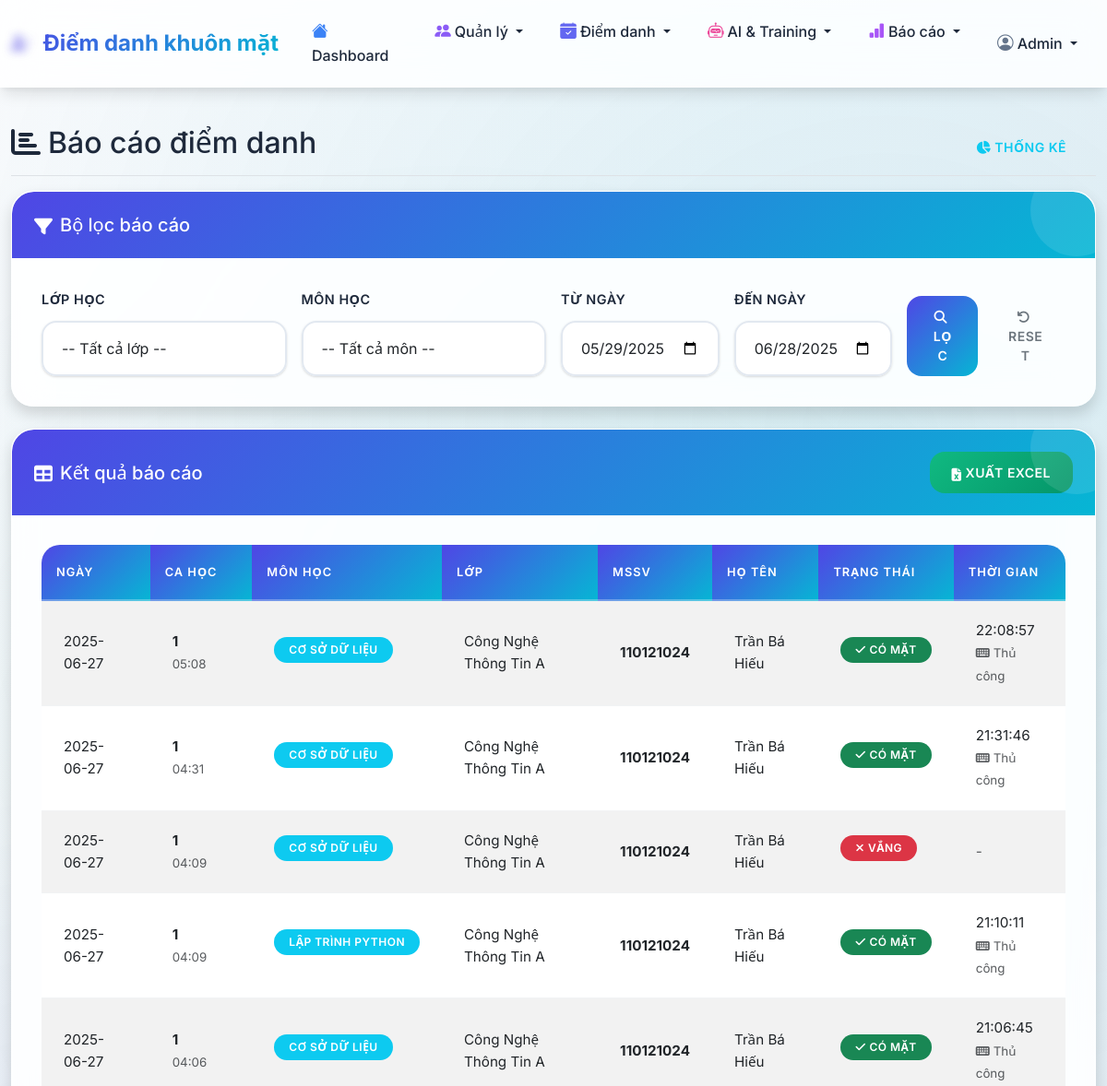
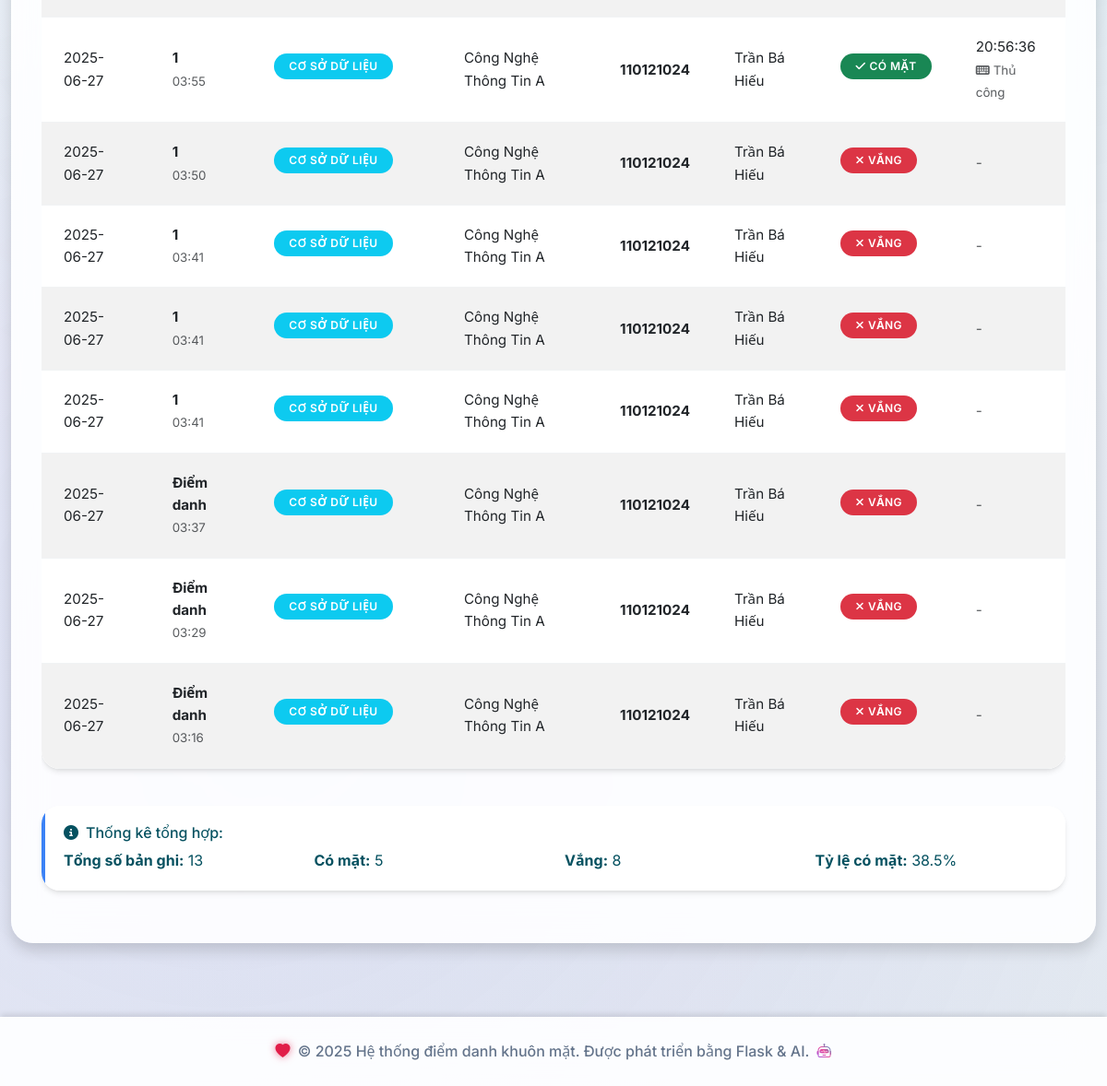
Before: /reports/attendance with the older database file (2 pictures, top to bottom).
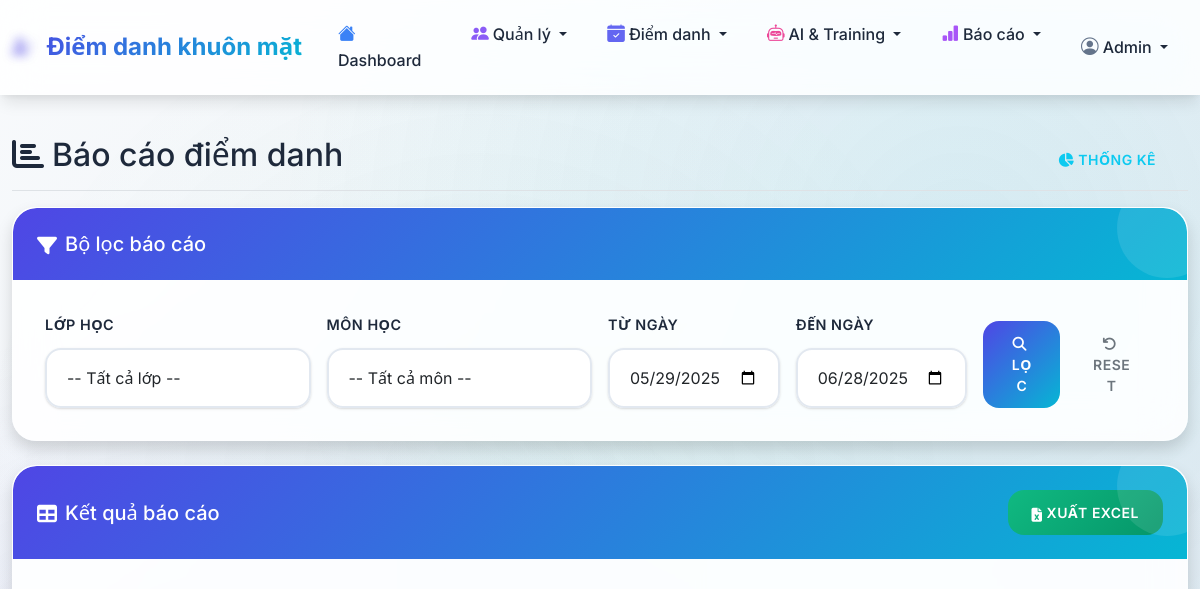
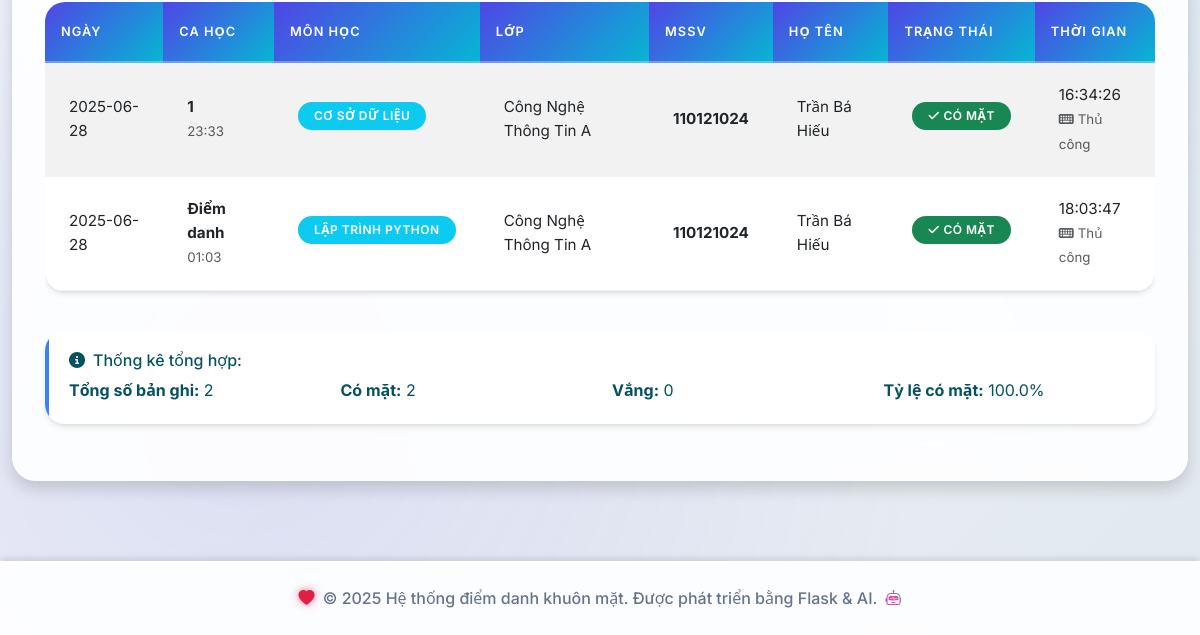
After: the same page with the newer database file (2 pictures, top to bottom).
### tables this page shows
CREATE TABLE attendance_records (
            id INTEGER PRIMARY KEY AUTOINCREMENT,
            session_id INTEGER NOT NULL,
            student_id INTEGER NOT NULL,
            attendance_time TIMESTAMP DEFAULT CURRENT_TIMESTAMP,
            status TEXT DEFAULT 'present',
            method TEXT DEFAULT 'face_recognition',
            confidence REAL,
            FOREIGN KEY (session_id) REFERENCES attendance_sessions (id),
            FOREIGN KEY (student_id) REFERENCES students (id),
            UNIQUE(session_id, student_id)
        );

CREATE TABLE attendance_sessions (
            id INTEGER PRIMARY KEY AUTOINCREMENT,
            session_name TEXT NOT NULL,
            subject_id INTEGER NOT NULL,
            class_id INTEGER NOT NULL,
            session_date DATE NOT NULL,
            start_time TIME NOT NULL,
            end_time TIME,
            status TEXT DEFAULT 'active',
            created_at TIMESTAMP DEFAULT CURRENT_TIMESTAMP, port INTEGER,
            FOREIGN KEY (subject_id) REFERENCES subjects (id),
            FOREIGN KEY (class_id) REFERENCES classes (id)
        );

CREATE TABLE subjects (
            id INTEGER PRIMARY KEY AUTOINCREMENT,
            subject_code TEXT UNIQUE NOT NULL,
            subject_name TEXT NOT NULL,
            description TEXT,
            created_at TIMESTAMP DEFAULT CURRENT_TIMESTAMP
        );

CREATE TABLE classes (
            id INTEGER PRIMARY KEY AUTOINCREMENT,
            class_code TEXT UNIQUE NOT NULL,
            class_name TEXT NOT NULL,
            description TEXT,
            created_at TIMESTAMP DEFAULT CURRENT_TIMESTAMP
        );

CREATE TABLE students (
            id INTEGER PRIMARY KEY AUTOINCREMENT,
            student_id TEXT UNIQUE NOT NULL,
            full_name TEXT NOT NULL,
            class_id INTEGER NOT NULL,
            photo_path TEXT,
            face_encoding TEXT,
            created_at TIMESTAMP DEFAULT CURRENT_TIMESTAMP,
            FOREIGN KEY (class_id) REFERENCES classes (id)
        );

### routes/reports.py (the view)
@reports_bp.route('/attendance')
def attendance_report():
    conn = get_db_connection()
    classes = conn.execute('SELECT id, class_code, class_name FROM classes ORDER BY class_name').fetchall()
    subjects = conn.execute('SELECT id, subject_code, subject_name FROM subjects ORDER BY subject_name').fetchall()
    class_id = request.args.get('class_id', type=int)
    subject_id = request.args.get('subject_id', type=int)
    start_date = request.args.get('start_date')
    end_date = request.args.get('end_date')
    query = '''
        SELECT ast.session_date, ast.session_name, ast.start_time,
               s.subject_name, c.class_name,
               st.student_id, st.full_name,
               ar.attendance_time, ar.status, ar.method,
               CASE WHEN ar.id IS NULL THEN 'absent' ELSE ar.status END as final_status
        FROM attendance_sessions ast
        JOIN subjects s ON ast.subject_id = s.id
        JOIN classes c ON ast.class_id = c.id
        JOIN students st ON st.class_id = c.id
        LEFT JOIN attendance_records ar ON ar.session_id = ast.id AND ar.student_id = st.id
        WHERE 1=1
    '''
    params = []
    if class_id:
        query += ' AND c.id = ?'
        params.append(class_id)
    if subject_id:
        query += ' AND s.id = ?'
        params.append(subject_id)
    if start_date:
        query += ' AND ast.session_date >= ?'
        params.append(start_date)
    if end_date:
        query += ' AND ast.session_date <= ?'
        params.append(end_date)
    query += ' ORDER BY ast.session_date DESC, ast.start_time DESC, st.full_name'
    records = conn.execute(query, params).fetchall()
    conn.close()
    return render_template('reports/attendance.html',
                         records=records,
                         classes=classes,
                         subjects=subjects,
                         filters={
                             'class_id': class_id,
                             'subject_id': subject_id,
                             'start_date': start_date,
                             'end_date': end_date
                         })

### models/database.py (called while the page is built)
def get_db_connection():
    conn = sqlite3.connect(DATABASE_PATH)
    conn.row_factory = sqlite3.Row
    return conn

### templates/reports/attendance.html (shortened to what the changed rows need)
{% extends "base.html" %}
{% block content %}
<div class="d-flex justify-content-between flex-wrap flex-md-nowrap align-items-center pt-3 pb-2 mb-3 border-bottom">
    <h1 class="h2"><i class="fas fa-chart-bar me-2"></i>Báo cáo điểm danh</h1>
</div>
<div class="card shadow">
    <div class="card-body">
        {% if records %}
            <div class="table-responsive">
                <table class="table table-striped table-hover">
                    <thead>
                        <tr>
                            <th>Ngày</th>
                            <th>Ca học</th>
                            <th>Môn học</th>
                            <th>Lớp</th>
                            <th>MSSV</th>
                            <th>Họ tên</th>
                            <th>Trạng thái</th>
                            <th>Thời gian</th>
                        </tr>
                    </thead>
                    <tbody>
                        {% for record in records %}
                        <tr>
                            <td>{{ record.session_date }}</td>
                            <td>
                                <strong>{{ record.session_name }}</strong>
                                <br><small class="text-muted">{{ record.start_time }}</small>
                            </td>
                            <td>
                                <span class="badge bg-info">{{ record.subject_name }}</span>
                            </td>
                            <td>{{ record.class_name }}</td>
                            <td><strong>{{ record.student_id }}</strong></td>
                            <td>{{ record.full_name }}</td>
                            <td>
                                {% if record.final_status == 'present' %}
                                    <span class="badge bg-success">
                                        <i class="fas fa-check me-1"></i>Có mặt
                                    </span>
                                {% else %}
                                    <span class="badge bg-danger">
                                        <i class="fas fa-times me-1"></i>Vắng
                                    </span>
                                {% endif %}
                            </td>
                            <td>
                                {% if record.attendance_time %}
                                    {{ record.attendance_time.split(' ')[1] if ' ' in record.attendance_time else record.attendance_time }}
                                    {% if record.method %}
                                        <br><small class="text-muted">
                                            {% if record.method == 'face_recognition' %}
                                                <i class="fas fa-camera me-1"></i>Nhận diện
                                            {% else %}
                                                <i class="fas fa-keyboard me-1"></i>Thủ công
                                            {% endif %}
                                        </small>
                                    {% endif %}
                                {% else %}
                                    <span class="text-muted">-</span>
                                {% endif %}
                            </td>
                        </tr>
                        {% endfor %}
                    </tbody>
                </table>
            </div>
            <div class="row mt-4">
                <div class="col-md-12">
                    <div class="alert alert-info">
                        <h6><i class="fas fa-info-circle me-2"></i>Thống kê tổng hợp:</h6>
                        <div class="row">
                            <div class="col-md-3">
                                <strong>Tổng số bản ghi:</strong> {{ records|length }}
                            </div>
                            <div class="col-md-3">
                                <strong>Có mặt:</strong> {{ records|selectattr('final_status', 'equalto', 'present')|list|length }}
                            </div>
                            <div class="col-md-3">
                                <strong>Vắng:</strong> {{ records|selectattr('final_status', 'equalto', 'absent')|list|length }}
                            </div>
                            <div class="col-md-3">
                                <strong>Tỷ lệ có mặt:</strong>
                                {% set present_count = records|selectattr('final_status', 'equalto', 'present')|list|length %}
                                {% set total_count = records|length %}
                                {% if total_count > 0 %}
                                    {{ "%.1f"|format((present_count / total_count * 100)) }}%
                                {% else %}
                                    0%
                                {% endif %}
                            </div>
                        </div>
                    </div>
                </div>
            </div>
        {% else %}
            <div class="text-center py-5">
                <i class="fas fa-search fa-3x text-muted mb-3"></i>
                <h5 class="text-muted">Không tìm thấy dữ liệu</h5>
                <p class="text-muted">Hãy thử điều chỉnh bộ lọc để tìm kiếm dữ liệu phù hợp</p>
            </div>
        {% endif %}
    </div>
</div>
{% endblock %}

Changed rows visible on the page:
removed attendance_records: session_date "2025-06-27", session_name "1", start_time "05:08", subject_name "CƠ SỞ DỮ LIỆU", class_name "Công Nghệ Thông Tin A", student_id "110121024", full_name "Trần Bá Hiếu", shows "CÓ MẶT", attendance_time "22:08:57", shows "Thủ công"
removed attendance_records: session_date "2025-06-27", session_name "1", start_time "04:31", subject_name "CƠ SỞ DỮ LIỆU", class_name "Công Nghệ Thông Tin A", student_id "110121024", full_name "Trần Bá Hiếu", shows "CÓ MẶT", attendance_time "21:31:46", shows "Thủ công"
removed attendance_sessions: session_date "2025-06-27", session_name "1", start_time "04:09", subject_name "CƠ SỞ DỮ LIỆU", class_name "Công Nghệ Thông Tin A", student_id "110121024", full_name "Trần Bá Hiếu", shows "VẮNG"
removed attendance_records: session_date "2025-06-27", session_name "1", start_time "04:09", subject_name "LẬP TRÌNH PYTHON", class_name "Công Nghệ Thông Tin A", student_id "110121024", full_name "Trần Bá Hiếu", shows "CÓ MẶT", attendance_time "21:10:11", shows "Thủ công"
removed attendance_records: session_date "2025-06-27", session_name "1", start_time "04:06", subject_name "CƠ SỞ DỮ LIỆU", class_name "Công Nghệ Thông Tin A", student_id "110121024", full_name "Trần Bá Hiếu", shows "CÓ MẶT", attendance_time "21:06:45", shows "Thủ công"
removed attendance_records: session_date "2025-06-27", session_name "1", start_time "03:55", subject_name "CƠ SỞ DỮ LIỆU", class_name "Công Nghệ Thông Tin A", student_id "110121024", full_name "Trần Bá Hiếu", shows "CÓ MẶT", attendance_time "20:56:36", shows "Thủ công"
removed attendance_sessions: session_date "2025-06-27", session_name "1", start_time "03:50", subject_name "CƠ SỞ DỮ LIỆU", class_name "Công Nghệ Thông Tin A", student_id "110121024", full_name "Trần Bá Hiếu", shows "VẮNG"
removed attendance_sessions: session_date "2025-06-27", session_name "1", start_time "03:41", subject_name "CƠ SỞ DỮ LIỆU", class_name "Công Nghệ Thông Tin A", student_id "110121024", full_name "Trần Bá Hiếu", shows "VẮNG"
removed attendance_sessions: session_date "2025-06-27", session_name "1", start_time "03:41", subject_name "CƠ SỞ DỮ LIỆU", class_name "Công Nghệ Thông Tin A", student_id "110121024", full_name "Trần Bá Hiếu", shows "VẮNG"
removed attendance_sessions: session_date "2025-06-27", session_name "1", start_time "03:41", subject_name "CƠ SỞ DỮ LIỆU", class_name "Công Nghệ Thông Tin A", student_id "110121024", full_name "Trần Bá Hiếu", shows "VẮNG"
removed attendance_sessions: session_date "2025-06-27", session_name "Điểm danh", start_time "03:37", subject_name "CƠ SỞ DỮ LIỆU", class_name "Công Nghệ Thông Tin A", student_id "110121024", full_name "Trần Bá Hiếu", shows "VẮNG"
removed attendance_sessions: session_date "2025-06-27", session_name "Điểm danh", start_time "03:29", subject_name "CƠ SỞ DỮ LIỆU", class_name "Công Nghệ Thông Tin A", student_id "110121024", full_name "Trần Bá Hiếu", shows "VẮNG"
removed attendance_sessions: session_date "2025-06-27", session_name "Điểm danh", start_time "03:16", subject_name "CƠ SỞ DỮ LIỆU", class_name "Công Nghệ Thông Tin A", student_id "110121024", full_name "Trần Bá Hiếu", shows "VẮNG"
added attendance_records: session_date "2025-06-28", session_name "1", start_time "23:33", subject_name "CƠ SỞ DỮ LIỆU", class_name "Công Nghệ Thông Tin A", student_id "110121024", full_name "Trần Bá Hiếu", shows "CÓ MẶT", attendance_time "16:34:26", shows "Thủ công"
added attendance_records: session_date "2025-06-28", session_name "Điểm danh", start_time "01:03", subject_name "LẬP TRÌNH PYTHON", class_name "Công Nghệ Thông Tin A", student_id "110121024", full_name "Trần Bá Hiếu", shows "CÓ MẶT", attendance_time "18:03:47", shows "Thủ công"
Other visible differences:
{{ records|length }}: "13" → "2"
{{ records|selectattr('final_status', 'equalto', 'present')|list|length }}: "5" → "2"
{{ records|selectattr('final_status', 'equalto', 'absent')|list|length }}: "8" → "0"
{{ "%.1f"|format((present_count / total_count * 100)) }}: "38.5" → "100.0"
